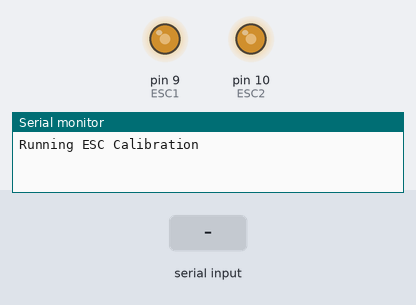
The sketch below on a simulated Arduino Uno, built with avr-gcc and run on an emulated ATmega328P. Parts: output pins drawn as LEDs (lit = HIGH), the last lines printed to the serial monitor. The test bench sets the inputs (shaded band).

Above: at 0.9 s.
1.0 s: "90 45 200\n" received over Serial
At 2.2 s:
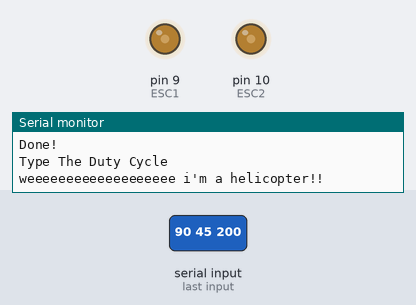
2.5 s: "30 150 10\n" received over Serial
At 4.6 s:
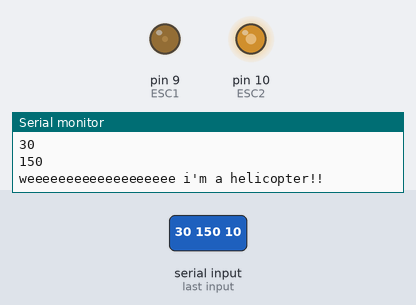
5.0 s: "90 45\n" received over Serial
At 6.4 s:
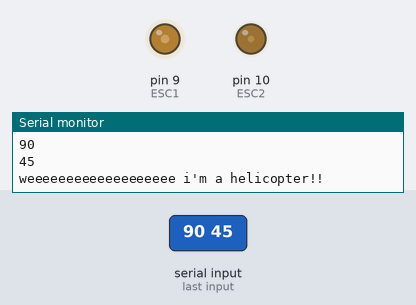
7.5 s: "5\n" received over Serial
At 9.4 s:
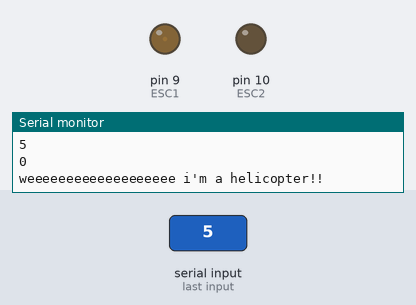
10.0 s: "200\n" received over Serial
At 11.4 s:
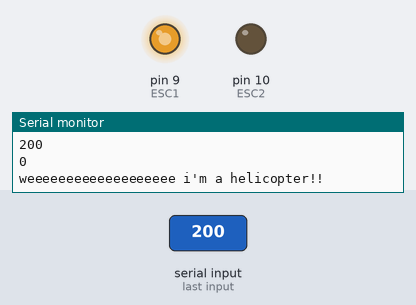
12.5 s: "1 90\n" received over Serial
At 14.5 s:
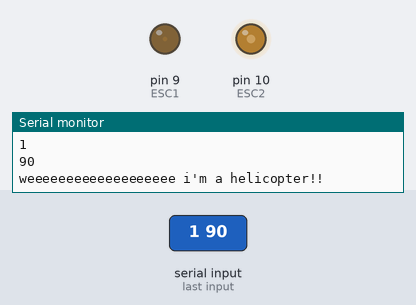
Timing chart, 0 to 16.0 s (numbered marks = the images above; inputs shaded):
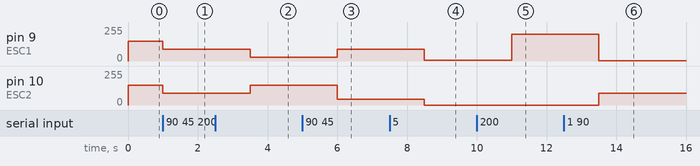

The sketch:

PWMCreator.ino
```cpp
int ESC1 = 9;
int ESC2 = 10;
int maxPulse = 2285;
int minPulse = 681;
int newMaxPulse = 0;
int dutyCycle = 0;
String input;
char token[10];
int motor1 = 0;
int motor2 = 0;

void serialFlush(){
  while(Serial.available() > 0) {
    char t = Serial.read();
  }
}

void setup() {
  // put your setup code here, to run once:
  Serial.begin(9600);
  pinMode(ESC1, OUTPUT);
  pinMode(ESC2, OUTPUT);


  Serial.println("Running ESC Calibration");

  while (Serial.available() <= 0)
  {
      analogWrite(ESC1, 150);
      analogWrite(ESC2, 150);
  }


  Serial.println("High Throttle Calibrated");
  serialFlush();

   while (Serial.available() <= 0)
  {

     analogWrite(ESC1, 90);
     analogWrite(ESC2, 90);
  }

  Serial.println("Low Throttle Calibrated");
  Serial.println("Done!");

  Serial.println("Type The Duty Cycle");


}


void loop() {
    serialFlush();
    Serial.println("weeeeeeeeeeeeeeeeeee i'm a helicopter!!");
    delay(1000);
    while(input == NULL){
      input = Serial.readString();
    }
     Serial.println(input);
    input.toCharArray(token,10);

    motor1 = atoi(strtok(token," "));
    motor2 = atoi(strtok(NULL,"\n"));
    Serial.println(motor1);
    Serial.println(motor2);

    analogWrite(ESC1, motor1);
    analogWrite(ESC2, motor2);
    input = "";


}
```

Measured:
- after the input at 1.0 s, pin 9 (ESC1), pin 10 (ESC2): 150/255 → 90/255 at once
- after the input at 2.5 s, pin 9 (ESC1): 90/255 → 30/255 after 1.0 s; pin 10 (ESC2): 90/255 → 150/255 after 1.0 s
- after the input at 5.0 s, pin 9 (ESC1): 30/255 → 90/255 after 1.0 s; pin 10 (ESC2): 150/255 → 45/255 after 1.0 s
- after the input at 7.5 s, pin 9 (ESC1): 90/255 → 5/255 after 1.0 s; pin 10 (ESC2): 45/255 → 0/255 after 1.0 s
- after the input at 10.0 s, pin 9 (ESC1): 5/255 → 200/255 after 1.0 s
- after the input at 12.5 s, pin 9 (ESC1): 200/255 → 1/255 after 1.0 s; pin 10 (ESC2): 0/255 → 90/255 after 1.0 s
